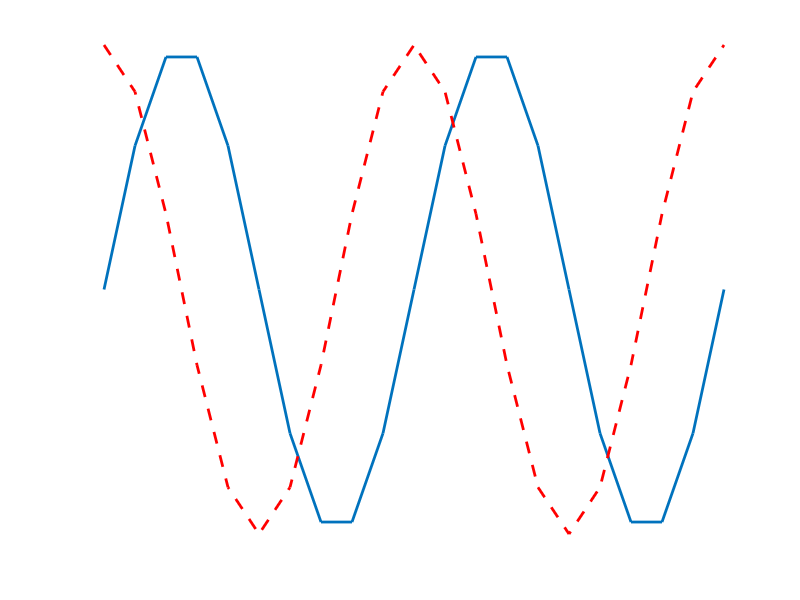

The MATLAB script that drew this image:
close all; %清除視窗

clear; %清除Workspace

clc; %清除Command Window

%generation of a  sinwave
t = 0:0.1:2;
f = 1;
y1 = sin(2*pi*t*f);
y2 = cos(2*pi*t*f);
figure1 = figure;

plot(t,y1,"LineWidth",2) %線變粗
%stairs(t,y1,"LineWidth",2) %階梯圖
%stem(t,y1,"LineWidth",2) %點

hold on; %讓一張圖能有兩條線

plot(t,y2,"r--","LineWidth",2) %"r--" -> 虛線
%stairs(t,y2,"r--","LineWidth",2)
%stem(t,y2,"r--","LineWidth",2)

xlabel("Time(s)")
ylabel("y1")

%在Command Window 輸入 gca之後可以看圖的數據
set(gca,"LineWidth",2) %視窗變粗
set(gca,"FontSize",16) %xy軸變化
set(gca,"Color",[0 0 0],"XColor",[1 1 1],"YColor",[1 1 1])%圖變顏色
set(figure1,"Color",[0 0 0])
    